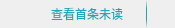
<?xml version="1.0" encoding="UTF-8"?>
<ui version="4.0">
 <class>UnreadMessageNotice</class>
 <widget class="QWidget" name="UnreadMessageNotice">
  <property name="geometry">
   <rect>
    <x>0</x>
    <y>0</y>
    <width>175</width>
    <height>28</height>
   </rect>
  </property>
  <property name="minimumSize">
   <size>
    <width>53</width>
    <height>28</height>
   </size>
  </property>
  <property name="maximumSize">
   <size>
    <width>16777215</width>
    <height>28</height>
   </size>
  </property>
  <property name="windowTitle">
   <string>UnreadMessageNotice</string>
  </property>
  <property name="styleSheet">
   <string notr="true">QWidget#widget{border:none;border-radius:3px;background:#EFEFEF;}
QWidget#split{background-color: qlineargradient(spread:pad, x1:0, y1:1, x2:0, y2:0, stop:0 #00000000,stop:0.3 #1BA9BA, stop:0.7 #1BA9BA,stop:1 #00000000);}

QPushButton#btn_close{border:none;image: url(:/Images/close_mini_normal.png);}
QPushButton#btn_close:hover,
QPushButton#btn_close:pressed{border:none;image: url(:/Images/close_mini_hover.png);}


QPushButton#btn_text{border:none;color:#1ba9ba;}
QPushButton#btn_text:hover,QPushButton#btn_text:pressed{color:#3dbbca;}

QWidget#btn_text,QWidget#icon,QWidget#btn_close
{
	font-size:12px;
}</string>
  </property>
  <layout class="QHBoxLayout" name="horizontalLayout">
   <property name="spacing">
    <number>0</number>
   </property>
   <property name="leftMargin">
    <number>0</number>
   </property>
   <property name="topMargin">
    <number>0</number>
   </property>
   <property name="rightMargin">
    <number>0</number>
   </property>
   <property name="bottomMargin">
    <number>0</number>
   </property>
   <item>
    <widget class="QWidget" name="widget" native="true">
     <layout class="QHBoxLayout" name="horizontalLayout_2">
      <property name="spacing">
       <number>0</number>
      </property>
      <property name="leftMargin">
       <number>0</number>
      </property>
      <property name="topMargin">
       <number>0</number>
      </property>
      <property name="rightMargin">
       <number>0</number>
      </property>
      <property name="bottomMargin">
       <number>0</number>
      </property>
      <item>
       <widget class="QLabel" name="icon">
        <property name="minimumSize">
         <size>
          <width>28</width>
          <height>28</height>
         </size>
        </property>
        <property name="maximumSize">
         <size>
          <width>28</width>
          <height>28</height>
         </size>
        </property>
        <property name="text">
         <string/>
        </property>
        <property name="pixmap">
         <pixmap resource="localman.qrc">:/Images/icon/pointdown.png</pixmap>
        </property>
       </widget>
      </item>
      <item>
       <widget class="QPushButton" name="btn_text">
        <property name="minimumSize">
         <size>
          <width>0</width>
          <height>28</height>
         </size>
        </property>
        <property name="maximumSize">
         <size>
          <width>16777215</width>
          <height>28</height>
         </size>
        </property>
        <property name="text">
         <string>查看首条未读</string>
        </property>
        <property name="iconSize">
         <size>
          <width>16</width>
          <height>16</height>
         </size>
        </property>
        <property name="shortcut">
         <string>Ctrl+S</string>
        </property>
        <property name="flat">
         <bool>true</bool>
        </property>
       </widget>
      </item>
      <item>
       <widget class="QWidget" name="split" native="true">
        <property name="maximumSize">
         <size>
          <width>1</width>
          <height>16777215</height>
         </size>
        </property>
       </widget>
      </item>
      <item>
       <widget class="QPushButton" name="btn_close">
        <property name="minimumSize">
         <size>
          <width>28</width>
          <height>28</height>
         </size>
        </property>
        <property name="maximumSize">
         <size>
          <width>28</width>
          <height>28</height>
         </size>
        </property>
        <property name="text">
         <string/>
        </property>
        <property name="flat">
         <bool>true</bool>
        </property>
       </widget>
      </item>
     </layout>
    </widget>
   </item>
  </layout>
 </widget>
 <layoutdefault spacing="6" margin="11"/>
 <resources>
  <include location="localman.qrc"/>
 </resources>
 <connections/>
</ui>
